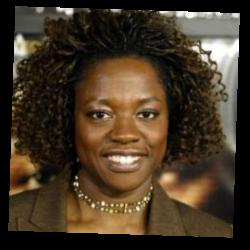
#> input picture Module_04_Face_Detection/assests/Viola_Davis_0001.jpg, 250 x 250 px, found by its file name
$ python viola-jones_demo.py
#> lines starting #> are read from the running program, lines starting #| are printed output that depends on the picture; after the words box and inside, x2 and y2 are one past the last pixel; in counts of white or black regions, pixels touching at a corner belong together
import cv2
import numpy as np

# Load the pre-trained Haar Cascade Classifier for face detection
face_cascade = cv2.CascadeClassifier(f'Module_04_Face_Detection/assests/haarcascade_frontalface_default.xml')

# Load an image from a file (e.g. common face library)
img = cv2.imread(f'Module_04_Face_Detection/assests/Viola_Davis_0001.jpg')
#> img is the input picture: shape (250, 250, 3); mean B, G, R 37.6, 54.6, 69.4

# Convert the image to grayscale
gray = cv2.cvtColor(img, cv2.COLOR_BGR2GRAY)
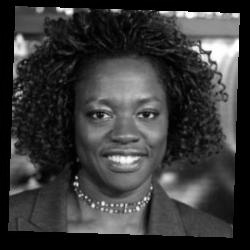
#> gray: shape (250, 250); min 0, max 255, mean 57.1

# Detect faces in the image using the Haar Cascade Classifier
faces = face_cascade.detectMultiScale(gray, scaleFactor=1.1, minNeighbors=4, minSize=(30, 30))
#> faces = [[71, 70, 106, 106]]

# Draw rectangles around each detected face
for (x, y, w, h) in faces:
    cv2.rectangle(img, (x, y), (x+w, y+h), (0, 255, 0), 2)
#> this loop made 1 pass
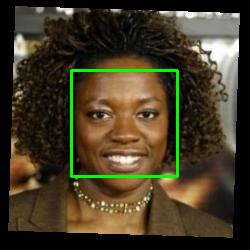
#> img: shape (250, 250, 3); 2.03% of pixels changed, all inside (x1, y1, x2, y2) = (70, 69, 179, 178)

# Display the original image with rectangles drawn around each detected face
cv2.imshow('Original Image', img)
cv2.waitKey(0)
cv2.destroyAllWindows()

# Load a second image from a file (e.g. another common face library image)
img2 = cv2.imread('Module_04_Face_Detection/assests/Jim_Carrey_0001.jpg')
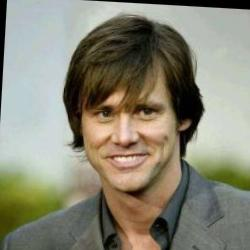
#> input picture Module_04_Face_Detection/assests/Jim_Carrey_0001.jpg, 250 x 250 px, found by its file name
#> img2 is the input picture: shape (250, 250, 3); mean B, G, R 116.9, 133.9, 136.4

# Convert the second image to grayscale
gray2 = cv2.cvtColor(img2, cv2.COLOR_BGR2GRAY)
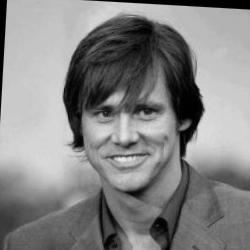
#> gray2: shape (250, 250); min 0, max 236, mean 132.7

# Detect faces in the second image using the Haar Cascade Classifier
faces2 = face_cascade.detectMultiScale(gray2, scaleFactor=1.1, minNeighbors=4, minSize=(30, 30))
#> faces2 = [[62, 65, 122, 122]]

# Draw rectangles around each detected face in the second image
for (x, y, w, h) in faces2:
    cv2.rectangle(img2, (x, y), (x+w, y+h), (0, 255, 0), 2)
#> this loop made 1 pass
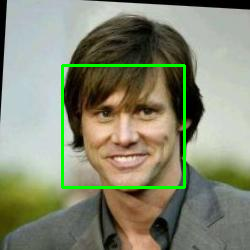
#> img2: shape (250, 250, 3); 2.34% of pixels changed, all inside (x1, y1, x2, y2) = (61, 64, 186, 189)

# Display the second image with rectangles drawn around each detected face
cv2.imshow('Second Image', img2)
cv2.waitKey(0)
cv2.destroyAllWindows()
